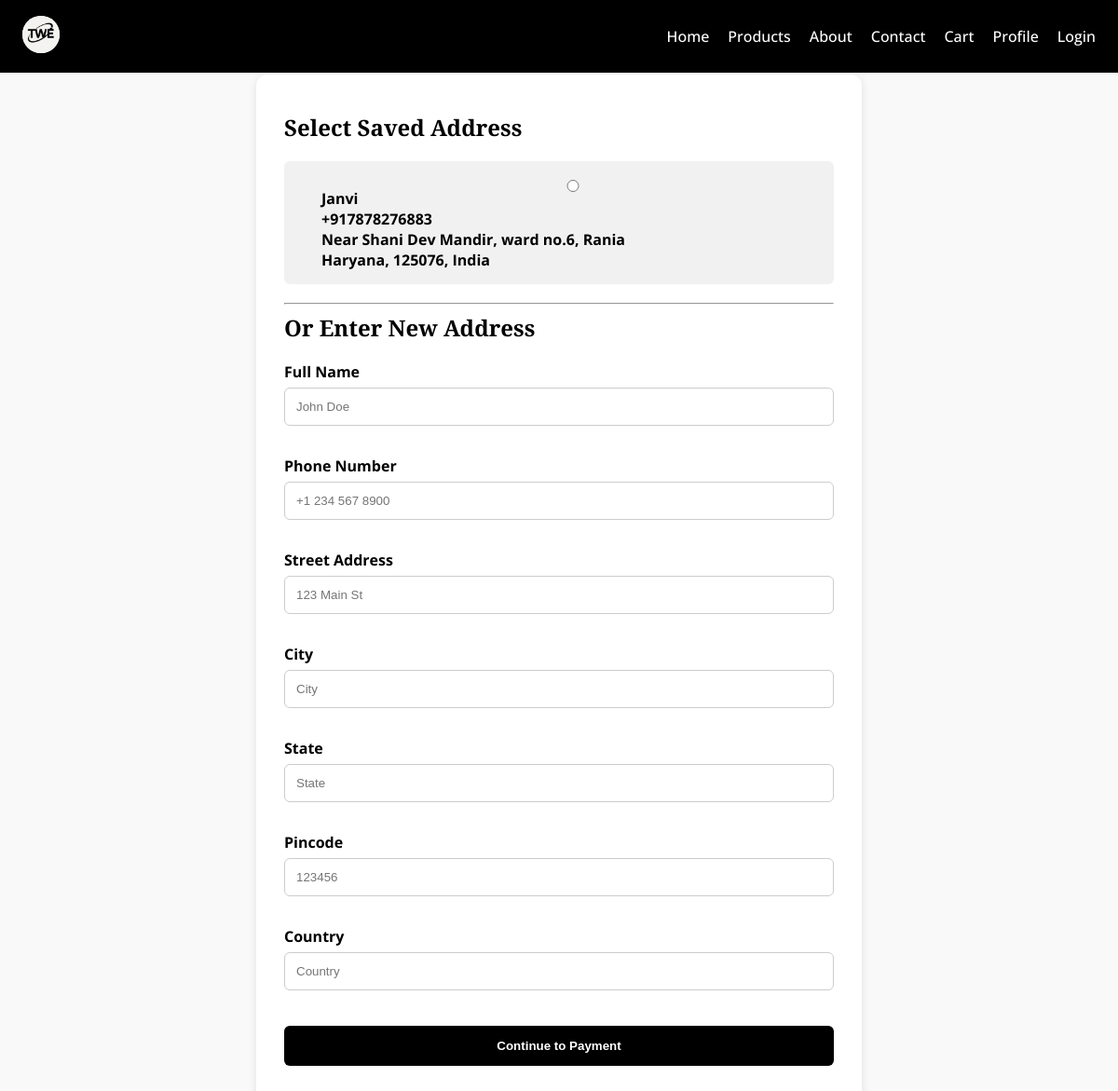
The page /checkout (signed in) on the database its author committed.
### tables this page shows
CREATE TABLE "addresses" (
	"id"	INTEGER,
	"user_id"	INTEGER NOT NULL,
	"name"	TEXT NOT NULL,
	"phone"	TEXT NOT NULL,
	"address_line"	TEXT NOT NULL,
	"city"	TEXT NOT NULL,
	"state"	TEXT NOT NULL,
	"pincode"	TEXT NOT NULL,
	"country"	TEXT,
	PRIMARY KEY("id" AUTOINCREMENT),
	FOREIGN KEY("user_id") REFERENCES "users"("id")
);

### app.py (the view, shortened to what this page needs)
@app.route('/checkout', methods=['GET', 'POST'])
def checkout():
    user_id = session.get('user_id')
    if not user_id:
        return redirect(url_for('login'))
    db = get_db_connection()
    saved_addresses = db.execute("SELECT * FROM addresses WHERE user_id = ?", (user_id,)).fetchall()
    return render_template('checkout.html', saved_addresses=saved_addresses)

### app.py (called while the page is built)
def get_db_connection():
    conn = sqlite3.connect(DATABASE)
    conn.row_factory = sqlite3.Row
    return conn

### templates/checkout.html (shortened to what this page needs)
<!DOCTYPE html>
<html>
<head>
</head>
<body>
  <nav class="navbar">
    <div class="logo">
      <img src="{{ url_for('static', filename='pictures/TWE.png') }}" alt="Logo">
    </div>
    <ul class="nav-links" id="nav-links">
      <li><a href="/">Home</a></li>
      <li><a href="{{ url_for('products') }}">Products</a></li>
      <li><a href="/about">About</a></li>
      <li><a href="/contact">Contact</a></li>
      <li><a href="/cart">Cart</a></li>
      <li><a href="/profile">Profile</a></li>
      <li><a href="/login">Login</a></li>
    </ul>
  </nav>
  <div class="container">
    <form method="POST" action="{{ url_for('checkout') }}" id="checkoutForm">
      <h2>Select Saved Address</h2>
      {% if saved_addresses %}
        {% for addr in saved_addresses %}
          <div class="address-option">
            <input type="radio" id="addr{{ addr.id }}" name="saved_address_id" value="{{ addr.id }}" {% if request.form.saved_address_id == addr.id|string %}checked{% endif %}>
            <label for="addr{{ addr.id }}">
              <strong>{{ addr.name }}</strong><br>
              {{ addr.phone }}<br>
              {{ addr.address_line }}, {{ addr.city }}<br>
              {{ addr.state }}, {{ addr.pincode }}, {{ addr.country }}
            </label>
          </div>
        {% endfor %}
      {% else %}
        <p>No saved addresses found. You can enter a new one below.</p>
      {% endif %}
      <hr>
      <h2>Or Enter New Address</h2>
      <label for="full_name">Full Name</label>
      <input type="text" id="full_name" name="full_name" placeholder="John Doe" value="{{ request.form.full_name or '' }}">
      <label for="phone">Phone Number</label>
      <input type="text" id="phone" name="phone" placeholder="+1 234 567 8900" value="{{ request.form.phone or '' }}">
      <label for="street">Street Address</label>
      <input type="text" id="street" name="street" placeholder="123 Main St" value="{{ request.form.street or '' }}">
      <label for="city">City</label>
      <input type="text" id="city" name="city" placeholder="City" value="{{ request.form.city or '' }}">
      <label for="state">State</label>
      <input type="text" id="state" name="state" placeholder="State" value="{{ request.form.state or '' }}">
      <label for="pincode">Pincode</label>
      <input type="text" id="pincode" name="pincode" placeholder="123456" value="{{ request.form.pincode or '' }}">
      <label for="country">Country</label>
      <input type="text" id="country" name="country" placeholder="Country" value="{{ request.form.country or '' }}">
      <button type="submit" name="action" value="continue">Continue to Payment</button>
    </form>
    {% for addr in saved_addresses %}
      <form class="delete-form" method="POST" action="{{ url_for('delete_address', address_id=addr.id) }}" onsubmit="return confirmDelete()">
        <button type="submit" class="delete-button" title="Delete Address">&times;</button>
      </form>
    {% endfor %}
  </div>
</body>
</html>

### templates/checkout.html (style rules this page uses)
* { box-sizing: border-box; }
body { font-family: 'Open Sans', sans-serif; background: #f9f9f9; margin: 0; padding-top: 80px; }
.navbar { background-color: #000; color: #fff; padding: 12px 24px; display: flex; justify-content: space-between; align-items: center; position: fixed; width: 100%; top: 0; z-index: 1000; }
.logo img { height: 40px; width: 40px; border-radius: 50%; background: white; }
.nav-links { display: flex; list-style: none; gap: 20px; }
.nav-links li a { color: white; text-decoration: none; font-weight: 500; }
.container { background: #fff; border-radius: 12px; padding: 40px 30px; max-width: 650px; width: 95%; margin: 0 auto 40px; box-shadow: 0 2px 10px rgba(0, 0, 0, 0.1); }
h2 { font-family: 'Playfair Display', serif; margin-top: 0; }
label { font-weight: bold; display: block; margin-top: 14px; }
input, select { width: 100%; padding: 12px; margin-top: 6px; margin-bottom: 18px; border: 1px solid #ccc; border-radius: 6px; }
button { background: black; color: white; padding: 14px; border: none; width: 100%; margin-top: 20px; border-radius: 6px; font-weight: bold; cursor: pointer; }
.address-option { position: relative; background: #f1f1f1; border-radius: 6px; padding: 15px 15px 15px 40px; margin-bottom: 20px; }
.address-option input[type="radio"] { position: absolute; top: 20px; left: 15px; margin: 0; }
.delete-form { position: absolute; top: 10px; right: 10px; margin: 0; padding: 0; }
.delete-button { background: transparent; border: none; color: red; font-size: 20px; cursor: pointer; line-height: 1; padding: 0; }

### rows shown on the page
addresses: saved_address_id "☐ Janvi +917878276883 Near Shani", name "Janvi", phone "+917878276883", address_line "Near Shani Dev Mandir, ward no.6", city "Rania", state "Haryana", pincode "125076", country "India"
